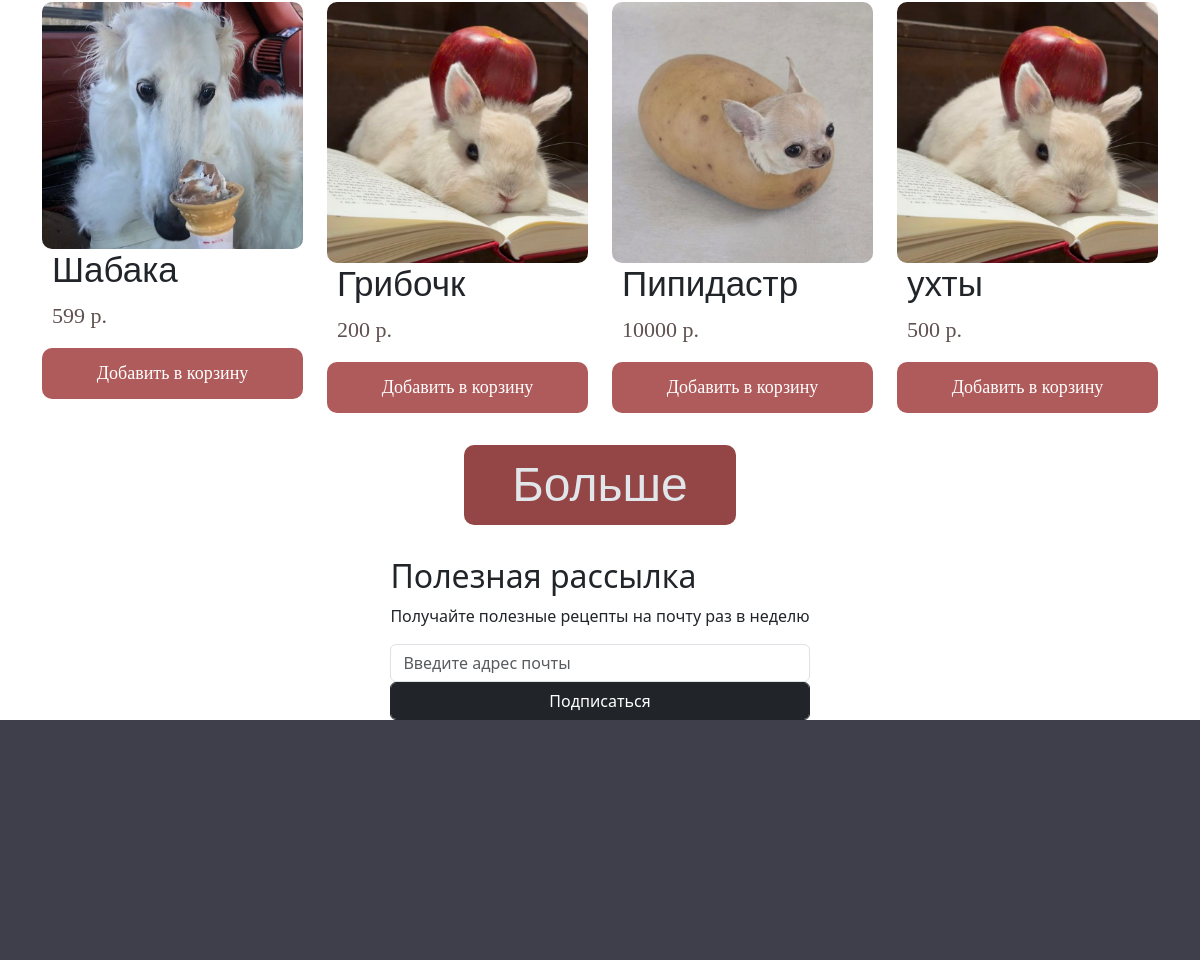
The app's page / (lower part), older data.
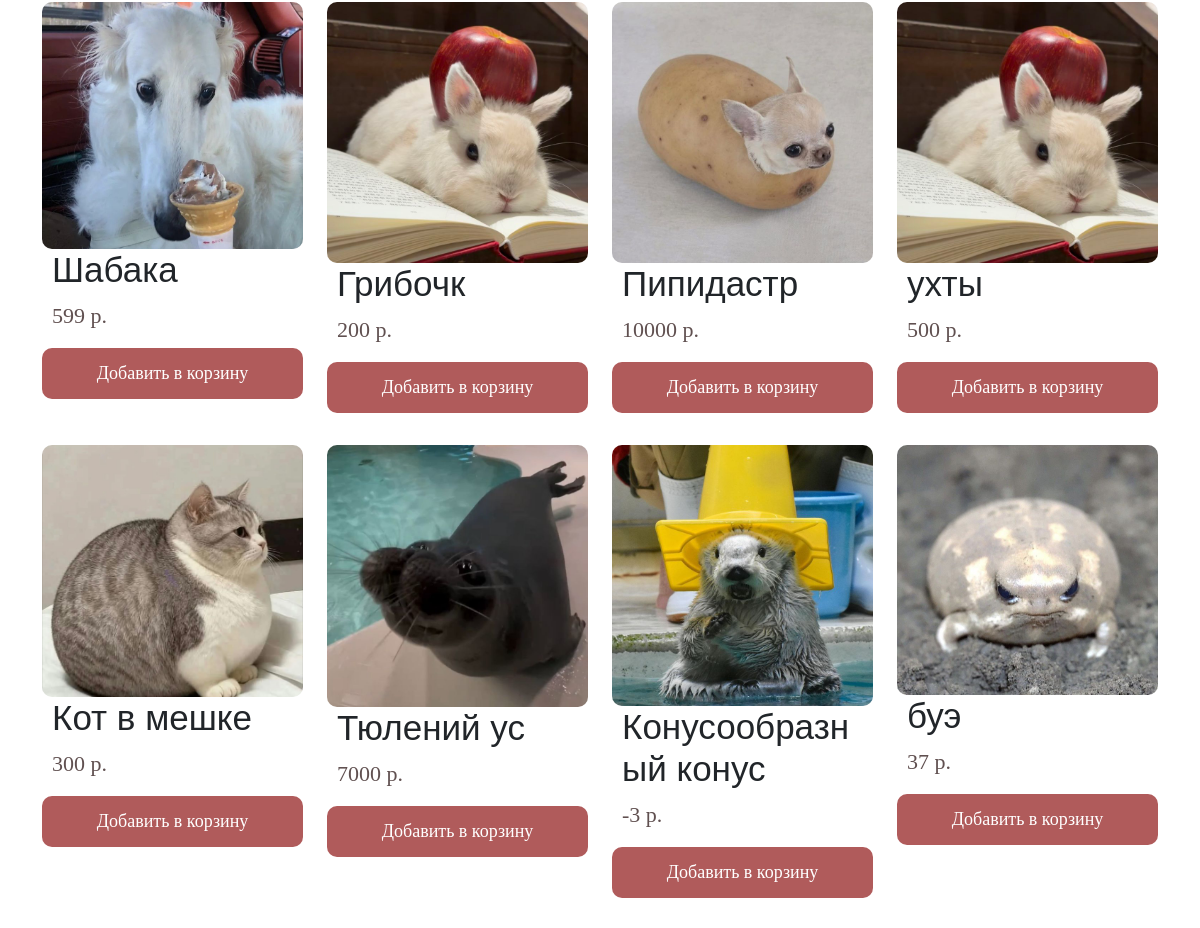
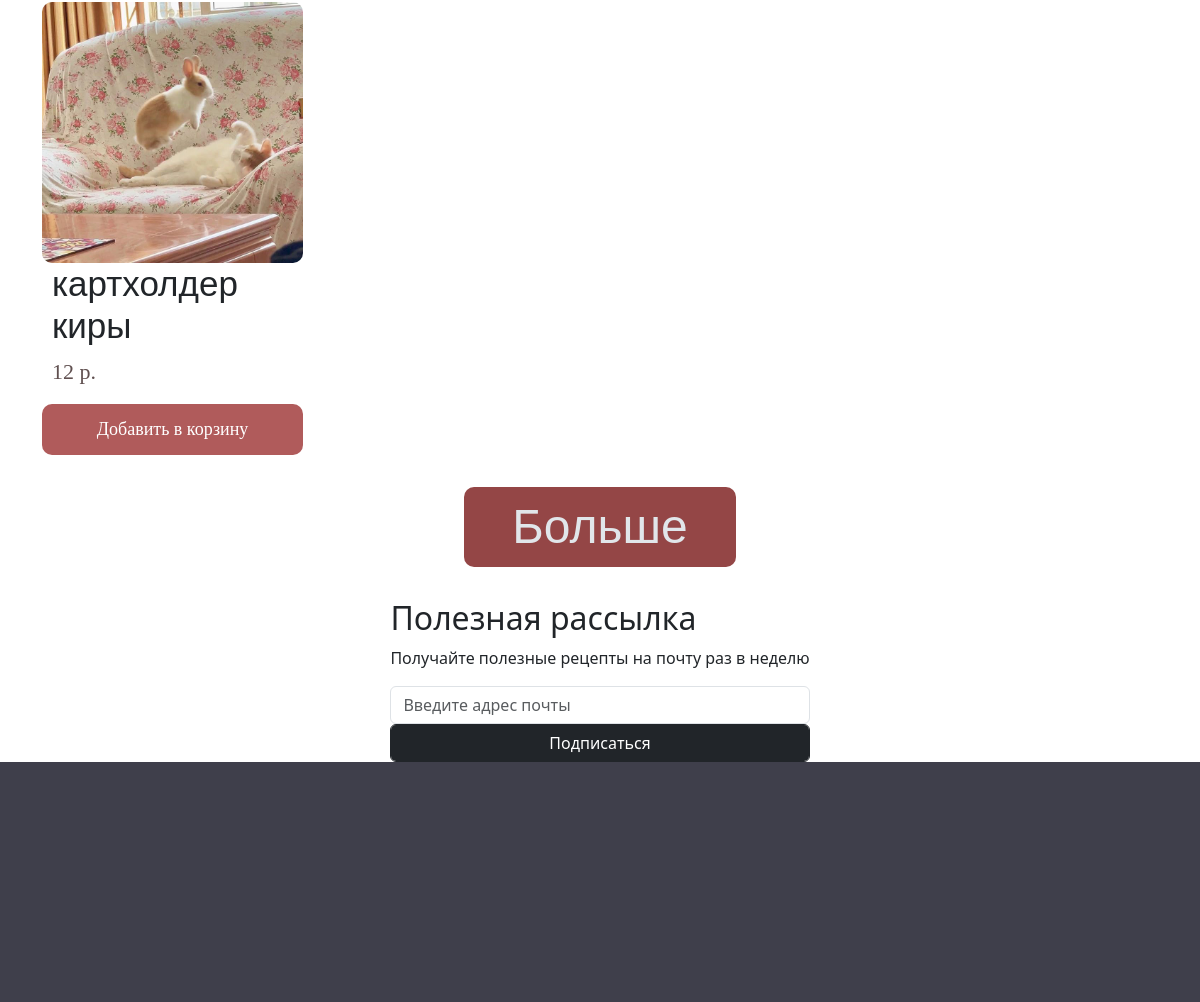
The same page, newer data (2 pictures, top to bottom).
### concatenatio_app/models.py (models this page shows, shortened)
class Item(models.Model):
    item_types = (('trinket', 'Брелоки'),
                ('postcards', 'Открытки'),
                ('stickers', 'Стикеры'),
                ('notebooks', 'Блокноты'),
                ('icons', 'Значки'),
                ('sets', 'Наборы'),
                ('other', 'Прочее'))
    def user_directory_path(instance, filename):
        title = str(translit(value = instance.item_title, language_code = 'ru', reversed = True)).replace('"', '_').replace(' ', '_')
        id = str(instance.id)
        filename = '1.jpg'
        return f'item/{id}_{title}/{filename}'
    def user_directory_path2(instance, filename):
        title = str(translit(value = instance.item_title, language_code = 'ru', reversed = True)).replace('"', '_').replace(' ', '_')
        id = str(instance.id)
        filename = '2.jpg'
        return f'item/{id}_{title}/{filename}'
    item_title = models.CharField(max_length=100)
    item_price = models.IntegerField()
    item_description = models.TextField()
    item_image = models.ImageField(default='none', upload_to=user_directory_path)
    item_image_2 = models.ImageField(default='none', upload_to=user_directory_path2)
    item_quantity = models.IntegerField()
    item_type = models.CharField(max_length = 100, choices=item_types)

### concatenatio_app/views.py (the view)
# urls.py: path('', views.index, name='index'),
def index(request):
    try:
        item = Item.objects.all()
        context = { 'username' : request.user.username,
                    'item_list' : item }
        return render(request, 'index.html', context)
    except AttributeError as e:
        return render(request, 'index.html')

### concatenatio_app/templates/index.html (shortened to what this page needs)
{% extends "base.html" %}
{% load static %}
{% block css %}
    <link rel="stylesheet" href={% static 'css/header.css' %}>
    <link rel="stylesheet" href={% static 'css/interesting.css' %}>
    <link rel="stylesheet" href={% static 'css/katalog.css' %}>
    <link rel="stylesheet" href={% static 'css/main.css' %}>
    <link rel="stylesheet" href={% static 'fonts/Tsarevich_Old/Tsarevich_Old.ttf' %} media="screen">
{% endblock %}
{% block content %}
    <div class="sg-catalog">
        <div class='container'>
            <div class="row sg-row item-row id="item"">
                {% for item in item_list %}
                <div class="col-3">
                    <div class="card sg-card item-card" onclick="window.location='/item/{{ item.id }}'">
                        <img class="sg-img-padding item-img" src={{ item.item_image.url }} id='img-{{ item.id }}' >
                        <h1 class="Tsarevichold ne-price item-title">{{ item.item_title }}</h1>
                        <p class="price CodecProVariable">{{ item.item_price }} р.</p>
                        <button><a href='/item/{{ item.id }}' class="button-price CodecProVariable">  Добавить в корзину </a></button>
                    </div>
                </div>
                {% endfor %}
            </div>
        </div>
        <button
        class='more Tsarevichold'
        onclick="window.location={% url 'catalog' 'all' %}">
            Больше
        </button>
    </div>
    <section class="feedback">
		<div class="container">
			<div class="col-sm-12 d-flex justify-content-center">
				<div class="title">
					<h2 class="title-main">Полезная рассылка</h2>
					<p class="title-text">Получайте полезные рецепты на почту раз в неделю</p>
					<div class="feedback-form">
						<input type="email" class="form-control" name="email" id="email" placeholder="Введите адрес почты">
						<input type="button" id="submit-button" class="form-control btn btn-dark" value="Подписаться">
					</div>
				</div>
			</div>
		</div>
	</section>
{% endblock %}

### concatenatio_app/templates/base.html (shortened to what this page needs)
{% load static %}<!DOCTYPE html>
<html lang="en">
<head>
    <link href="https://cdn.jsdelivr.net/npm/bootstrap@5.3.8/dist/css/bootstrap.min.css" rel="stylesheet">
    {% block css %}{% endblock %}
    <link rel="stylesheet" href={% static 'css/nav.css' %}>
    <link rel="stylesheet" href={% static 'css/footer.css' %}>
</head>
<body>
    <main>
        {% block content %}{% endblock %}
    </main>
    {% include 'particles/footer.html' %}
</body>
</html>

### concatenatio_app/templates/particles/footer.html
<div class="footer">
    <div class="sg-catalog-text overdozesans">
        <h3>Главная страница</h3>
        <p>Брелоки</p>
        <p>Значки</p>
        <p>Стикеры</p>
    </div>
</div>

### concatenatio_app/static/css/header.css (style rules this page uses)
.Tsarevichold { font-family: "Tsarevichold", sans-serif; }

### concatenatio_app/static/css/interesting.css (style rules this page uses)
.more { color: rgb(225, 230, 234); margin-top: 2.5rem; margin-bottom: 3rem; width: 17rem; height: 5rem; border-radius: 10px; border: none; font-size: 3rem; margin: auto; background-color: rgb(148, 70, 70); }

### concatenatio_app/static/css/katalog.css (style rules this page uses)
main { position: relative; z-index: 1; }
.sg-catalog { background-color: rgb(255, 255, 255); background-repeat: repeat-y; background-size: cover; background-position: center; display: grid; padding-bottom: 2rem; }
.Tsarevichold { font-family: "Tsarevichold", sans-serif; }
.CodecProVariable { font-family: "CodecProVariable"; }
.price { margin-left: 5px; }
.item-img { border-radius: 10px; }
.sg-img-padding { padding-top: 0rem; }
.sg-row { padding-top: 4.5rem; }
.sg-catalog-text { color: rgba(255, 255, 255, 0); }
.sg-card { margin: auto; font-family: arial; border: none; z-index: 1; }
.button-price { text-align: center; text-decoration: none; color: white; }
.ne-price { margin-left: 10px; text-align: left; font-size: 35px; }
.price { margin-left: 10px; color: rgb(96, 80, 80); font-size: 22px; }
.card button { border-radius: 10px; padding: 12px; color: rgb(221, 194, 194); background-color: #b05b5b; text-align: center; width: 100%; font-size: 18px; border: none; }
.card { padding-bottom: 2rem; }

### concatenatio_app/static/css/footer.css (style rules this page uses)
.footer { background-image: url('../img/gray.jpg'); height: 30vh; background-repeat: no-repeat; background-size: cover; background-position: center; }

Row changes from the older to the newer data that the page shows:
added Item: item_image (picture), item_title "Кот в мешке", item_price "300"
added Item: item_image (picture), item_title "Тюлений ус", item_price "7000"
added Item: item_image (picture), item_title "Конусообразный конус", item_price "-3"
added Item: item_image (picture), item_title "буэ", item_price "37"
added Item: item_image (picture), item_title "картхолдер киры", item_price "12"
